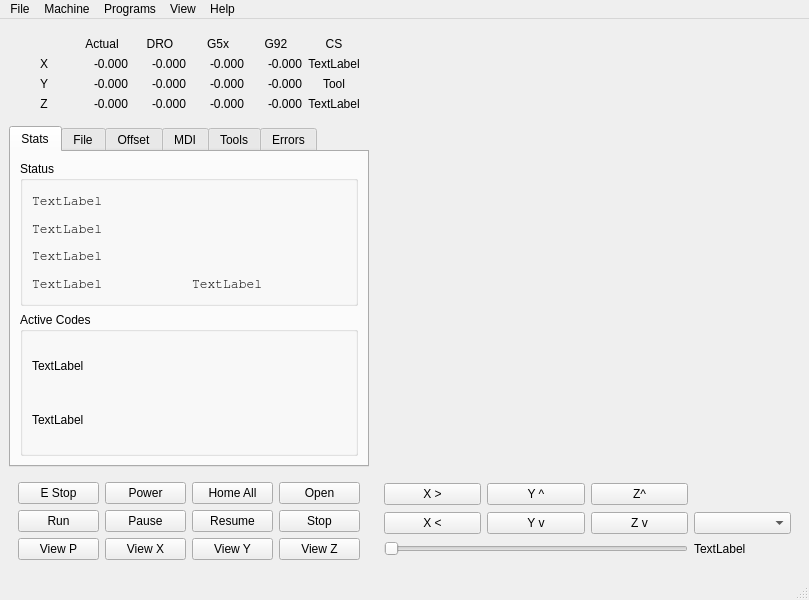
<?xml version="1.0" encoding="UTF-8"?>
<ui version="4.0">
 <class>MainWindow</class>
 <widget class="QMainWindow" name="MainWindow">
  <property name="geometry">
   <rect>
    <x>0</x>
    <y>0</y>
    <width>800</width>
    <height>600</height>
   </rect>
  </property>
  <property name="sizePolicy">
   <sizepolicy hsizetype="Fixed" vsizetype="Fixed">
    <horstretch>0</horstretch>
    <verstretch>0</verstretch>
   </sizepolicy>
  </property>
  <property name="maximumSize">
   <size>
    <width>800</width>
    <height>600</height>
   </size>
  </property>
  <property name="windowTitle">
   <string>MainWindow</string>
  </property>
  <widget class="QWidget" name="centralwidget">
   <layout class="QGridLayout" name="gridLayout_3">
    <item row="0" column="1" rowspan="2">
     <widget class="QWidget" name="plot_widget" native="true">
      <property name="sizePolicy">
       <sizepolicy hsizetype="Fixed" vsizetype="Fixed">
        <horstretch>0</horstretch>
        <verstretch>0</verstretch>
       </sizepolicy>
      </property>
      <property name="minimumSize">
       <size>
        <width>425</width>
        <height>425</height>
       </size>
      </property>
      <property name="maximumSize">
       <size>
        <width>425</width>
        <height>425</height>
       </size>
      </property>
     </widget>
    </item>
    <item row="1" column="0">
     <widget class="QTabWidget" name="tabWidget">
      <property name="maximumSize">
       <size>
        <width>450</width>
        <height>450</height>
       </size>
      </property>
      <property name="currentIndex">
       <number>0</number>
      </property>
      <property name="tabBarAutoHide">
       <bool>true</bool>
      </property>
      <widget class="QWidget" name="tab_6">
       <attribute name="title">
        <string>Stats</string>
       </attribute>
       <layout class="QVBoxLayout" name="verticalLayout">
        <item>
         <widget class="QGroupBox" name="groupBox_5">
          <property name="title">
           <string>Status</string>
          </property>
          <layout class="QGridLayout" name="gridLayout_13">
           <item row="3" column="0">
            <widget class="QLabel" name="task_mode_lb">
             <property name="font">
              <font>
               <family>FreeMono</family>
               <pointsize>10</pointsize>
              </font>
             </property>
             <property name="text">
              <string>TextLabel</string>
             </property>
             <property name="alignment">
              <set>Qt::AlignLeading|Qt::AlignLeft|Qt::AlignVCenter</set>
             </property>
            </widget>
           </item>
           <item row="3" column="1">
            <widget class="QLabel" name="task_state_lb">
             <property name="font">
              <font>
               <family>FreeMono</family>
               <pointsize>10</pointsize>
              </font>
             </property>
             <property name="text">
              <string>TextLabel</string>
             </property>
             <property name="alignment">
              <set>Qt::AlignLeading|Qt::AlignLeft|Qt::AlignVCenter</set>
             </property>
            </widget>
           </item>
           <item row="1" column="0" colspan="2">
            <widget class="QLabel" name="interp_state_lb">
             <property name="font">
              <font>
               <family>FreeMono</family>
               <pointsize>10</pointsize>
              </font>
             </property>
             <property name="text">
              <string>TextLabel</string>
             </property>
             <property name="alignment">
              <set>Qt::AlignLeading|Qt::AlignLeft|Qt::AlignVCenter</set>
             </property>
            </widget>
           </item>
           <item row="0" column="0" colspan="2">
            <widget class="QLabel" name="exec_state_lb">
             <property name="font">
              <font>
               <family>FreeMono</family>
               <pointsize>10</pointsize>
              </font>
             </property>
             <property name="text">
              <string>TextLabel</string>
             </property>
             <property name="alignment">
              <set>Qt::AlignLeading|Qt::AlignLeft|Qt::AlignVCenter</set>
             </property>
            </widget>
           </item>
           <item row="2" column="0" colspan="2">
            <widget class="QLabel" name="motion_mode_lb">
             <property name="font">
              <font>
               <family>FreeMono</family>
               <pointsize>10</pointsize>
              </font>
             </property>
             <property name="text">
              <string>TextLabel</string>
             </property>
             <property name="alignment">
              <set>Qt::AlignLeading|Qt::AlignLeft|Qt::AlignVCenter</set>
             </property>
            </widget>
           </item>
          </layout>
         </widget>
        </item>
        <item>
         <widget class="QGroupBox" name="groupBox_4">
          <property name="title">
           <string>Active Codes</string>
          </property>
          <layout class="QGridLayout" name="gridLayout_11">
           <item row="0" column="0">
            <widget class="QLabel" name="gcodes_lb">
             <property name="text">
              <string>TextLabel</string>
             </property>
             <property name="wordWrap">
              <bool>true</bool>
             </property>
            </widget>
           </item>
           <item row="1" column="0">
            <widget class="QLabel" name="mcodes_lb">
             <property name="text">
              <string>TextLabel</string>
             </property>
             <property name="wordWrap">
              <bool>true</bool>
             </property>
            </widget>
           </item>
          </layout>
         </widget>
        </item>
       </layout>
      </widget>
      <widget class="QWidget" name="tab">
       <attribute name="title">
        <string>File</string>
       </attribute>
       <layout class="QVBoxLayout" name="verticalLayout_2">
        <item>
         <widget class="QLabel" name="file_lb">
          <property name="text">
           <string>TextLabel</string>
          </property>
         </widget>
        </item>
        <item>
         <widget class="QPlainTextEdit" name="gcode_pte"/>
        </item>
       </layout>
      </widget>
      <widget class="QWidget" name="tab_2">
       <attribute name="title">
        <string>Offset</string>
       </attribute>
       <layout class="QGridLayout" name="gridLayout_6">
        <item row="0" column="0">
         <widget class="QGroupBox" name="groupBox_2">
          <property name="title">
           <string>Coordinate Systems</string>
          </property>
          <layout class="QGridLayout" name="gridLayout_7">
           <item row="0" column="0">
            <widget class="QPushButton" name="change_cs_1">
             <property name="text">
              <string>G54</string>
             </property>
            </widget>
           </item>
           <item row="2" column="0">
            <widget class="QPushButton" name="change_cs_3">
             <property name="text">
              <string>G56</string>
             </property>
            </widget>
           </item>
           <item row="4" column="0">
            <widget class="QPushButton" name="change_cs_5">
             <property name="text">
              <string>G58</string>
             </property>
            </widget>
           </item>
           <item row="1" column="0">
            <widget class="QPushButton" name="change_cs_2">
             <property name="text">
              <string>G55</string>
             </property>
            </widget>
           </item>
           <item row="3" column="0">
            <widget class="QPushButton" name="change_cs_4">
             <property name="text">
              <string>G57</string>
             </property>
            </widget>
           </item>
           <item row="0" column="1">
            <widget class="QPushButton" name="change_cs_6">
             <property name="text">
              <string>G59</string>
             </property>
            </widget>
           </item>
           <item row="1" column="1">
            <widget class="QPushButton" name="change_cs_7">
             <property name="text">
              <string>G59.1</string>
             </property>
            </widget>
           </item>
           <item row="2" column="1">
            <widget class="QPushButton" name="change_cs_8">
             <property name="text">
              <string>G59.2</string>
             </property>
            </widget>
           </item>
           <item row="3" column="1">
            <widget class="QPushButton" name="change_cs_9">
             <property name="text">
              <string>G59.3</string>
             </property>
            </widget>
           </item>
          </layout>
         </widget>
        </item>
        <item row="0" column="1">
         <widget class="QGroupBox" name="groupBox">
          <property name="title">
           <string>Touch Off</string>
          </property>
          <layout class="QGridLayout" name="gridLayout_5">
           <item row="0" column="0">
            <widget class="QPushButton" name="touchoff_pb_x">
             <property name="text">
              <string>X</string>
             </property>
            </widget>
           </item>
           <item row="1" column="0">
            <widget class="QPushButton" name="touchoff_pb_y">
             <property name="text">
              <string>Y</string>
             </property>
            </widget>
           </item>
           <item row="2" column="0">
            <widget class="QPushButton" name="touchoff_pb_z">
             <property name="text">
              <string>Z</string>
             </property>
            </widget>
           </item>
           <item row="3" column="0">
            <widget class="QLineEdit" name="touchoff_le"/>
           </item>
          </layout>
         </widget>
        </item>
       </layout>
      </widget>
      <widget class="QWidget" name="tab_4">
       <attribute name="title">
        <string>MDI</string>
       </attribute>
       <layout class="QGridLayout" name="gridLayout_9">
        <item row="1" column="1" colspan="4">
         <widget class="QLineEdit" name="mdi_command_le"/>
        </item>
        <item row="2" column="1">
         <widget class="QPushButton" name="run_mdi_pb">
          <property name="text">
           <string>Run MDI</string>
          </property>
         </widget>
        </item>
        <item row="2" column="2">
         <widget class="QPushButton" name="copy_mdi_history_pb">
          <property name="text">
           <string>Copy</string>
          </property>
         </widget>
        </item>
        <item row="0" column="1" colspan="4">
         <widget class="QListWidget" name="mdi_history_lw"/>
        </item>
        <item row="2" column="4">
         <widget class="QPushButton" name="clear_mdi_history_pb">
          <property name="text">
           <string>Clear</string>
          </property>
         </widget>
        </item>
        <item row="2" column="3">
         <widget class="QPushButton" name="save_mdi_history_pb">
          <property name="text">
           <string>Save</string>
          </property>
         </widget>
        </item>
       </layout>
      </widget>
      <widget class="QWidget" name="tab_5">
       <attribute name="title">
        <string>Tools</string>
       </attribute>
       <layout class="QGridLayout" name="gridLayout_12">
        <item row="0" column="0">
         <widget class="QGroupBox" name="groupBox_3">
          <property name="title">
           <string>Tools</string>
          </property>
          <layout class="QGridLayout" name="gridLayout_10">
           <item row="0" column="0">
            <widget class="QComboBox" name="tool_change_cb"/>
           </item>
           <item row="0" column="1">
            <widget class="QPushButton" name="tool_change_pb">
             <property name="text">
              <string>Change Tool</string>
             </property>
            </widget>
           </item>
          </layout>
         </widget>
        </item>
       </layout>
      </widget>
      <widget class="QWidget" name="tab_3">
       <attribute name="title">
        <string>Errors</string>
       </attribute>
       <layout class="QGridLayout" name="gridLayout_8">
        <item row="1" column="0">
         <widget class="QPushButton" name="clear_errors_pb">
          <property name="text">
           <string>Clear Errors</string>
          </property>
         </widget>
        </item>
        <item row="1" column="1">
         <widget class="QPushButton" name="copy_errors_pb">
          <property name="text">
           <string>Copy to Clipboard</string>
          </property>
         </widget>
        </item>
        <item row="0" column="0" colspan="2">
         <widget class="QPlainTextEdit" name="errors_pte"/>
        </item>
       </layout>
      </widget>
     </widget>
    </item>
    <item row="2" column="0">
     <widget class="QWidget" name="widget_3" native="true">
      <layout class="QGridLayout" name="gridLayout_4">
       <item row="2" column="2">
        <widget class="QPushButton" name="view_x_pb">
         <property name="text">
          <string>View X</string>
         </property>
        </widget>
       </item>
       <item row="0" column="3">
        <widget class="QPushButton" name="home_all_pb">
         <property name="text">
          <string>Home All</string>
         </property>
        </widget>
       </item>
       <item row="0" column="1">
        <widget class="QPushButton" name="estop_pb">
         <property name="text">
          <string>E Stop</string>
         </property>
        </widget>
       </item>
       <item row="0" column="4">
        <widget class="QPushButton" name="open_pb">
         <property name="text">
          <string>Open</string>
         </property>
        </widget>
       </item>
       <item row="2" column="1">
        <widget class="QPushButton" name="view_p_pb">
         <property name="text">
          <string>View P</string>
         </property>
        </widget>
       </item>
       <item row="2" column="3">
        <widget class="QPushButton" name="view_y_pb">
         <property name="text">
          <string>View Y</string>
         </property>
        </widget>
       </item>
       <item row="0" column="2">
        <widget class="QPushButton" name="power_pb">
         <property name="text">
          <string>Power</string>
         </property>
        </widget>
       </item>
       <item row="2" column="4">
        <widget class="QPushButton" name="view_z_pb">
         <property name="text">
          <string>View Z</string>
         </property>
        </widget>
       </item>
       <item row="1" column="1">
        <widget class="QPushButton" name="run_pb">
         <property name="text">
          <string>Run</string>
         </property>
        </widget>
       </item>
       <item row="1" column="2">
        <widget class="QPushButton" name="pause_pb">
         <property name="text">
          <string>Pause</string>
         </property>
        </widget>
       </item>
       <item row="1" column="3">
        <widget class="QPushButton" name="resume_pb">
         <property name="text">
          <string>Resume</string>
         </property>
        </widget>
       </item>
       <item row="1" column="4">
        <widget class="QPushButton" name="stop_pb">
         <property name="text">
          <string>Stop</string>
         </property>
        </widget>
       </item>
      </layout>
     </widget>
    </item>
    <item row="2" column="1">
     <widget class="QWidget" name="widget_2" native="true">
      <layout class="QGridLayout" name="gridLayout_2">
       <item row="0" column="0">
        <widget class="QPushButton" name="jog_plus_pb_0">
         <property name="text">
          <string>X &gt;</string>
         </property>
        </widget>
       </item>
       <item row="1" column="0">
        <widget class="QPushButton" name="jog_minus_pb_0">
         <property name="text">
          <string>X &lt;</string>
         </property>
        </widget>
       </item>
       <item row="0" column="1">
        <widget class="QPushButton" name="jog_plus_pb_1">
         <property name="text">
          <string>Y ^</string>
         </property>
        </widget>
       </item>
       <item row="1" column="1">
        <widget class="QPushButton" name="jog_minus_pb_1">
         <property name="text">
          <string>Y v</string>
         </property>
        </widget>
       </item>
       <item row="1" column="2">
        <widget class="QPushButton" name="jog_minus_pb_2">
         <property name="text">
          <string>Z v</string>
         </property>
        </widget>
       </item>
       <item row="0" column="2">
        <widget class="QPushButton" name="jog_plus_pb_2">
         <property name="text">
          <string>Z^</string>
         </property>
        </widget>
       </item>
       <item row="1" column="4">
        <widget class="QComboBox" name="jog_modes_cb"/>
       </item>
       <item row="2" column="4">
        <widget class="QLabel" name="jog_vel_lb">
         <property name="text">
          <string>TextLabel</string>
         </property>
        </widget>
       </item>
       <item row="2" column="0" colspan="3">
        <widget class="QSlider" name="jog_vel_sl">
         <property name="maximumSize">
          <size>
           <width>16777215</width>
           <height>16777215</height>
          </size>
         </property>
         <property name="orientation">
          <enum>Qt::Horizontal</enum>
         </property>
        </widget>
       </item>
      </layout>
     </widget>
    </item>
    <item row="0" column="0">
     <widget class="QFrame" name="frame">
      <layout class="QGridLayout" name="gridLayout">
       <item row="3" column="3">
        <widget class="QLabel" name="g5x_lb_x">
         <property name="minimumSize">
          <size>
           <width>0</width>
           <height>0</height>
          </size>
         </property>
         <property name="text">
          <string>-0.000</string>
         </property>
         <property name="alignment">
          <set>Qt::AlignRight|Qt::AlignTrailing|Qt::AlignVCenter</set>
         </property>
         <property name="precision" stdset="0">
          <string>3</string>
         </property>
        </widget>
       </item>
       <item row="0" column="5">
        <widget class="QLabel" name="label_5">
         <property name="text">
          <string>CS</string>
         </property>
         <property name="alignment">
          <set>Qt::AlignCenter</set>
         </property>
        </widget>
       </item>
       <item row="6" column="4">
        <widget class="QLabel" name="g92_lb_z">
         <property name="text">
          <string>-0.000</string>
         </property>
         <property name="alignment">
          <set>Qt::AlignRight|Qt::AlignTrailing|Qt::AlignVCenter</set>
         </property>
        </widget>
       </item>
       <item row="6" column="2">
        <widget class="QLabel" name="dro_lb_z">
         <property name="minimumSize">
          <size>
           <width>0</width>
           <height>0</height>
          </size>
         </property>
         <property name="text">
          <string>-0.000</string>
         </property>
         <property name="alignment">
          <set>Qt::AlignRight|Qt::AlignTrailing|Qt::AlignVCenter</set>
         </property>
         <property name="precision" stdset="0">
          <string>3</string>
         </property>
        </widget>
       </item>
       <item row="0" column="1">
        <widget class="QLabel" name="label_7">
         <property name="minimumSize">
          <size>
           <width>0</width>
           <height>0</height>
          </size>
         </property>
         <property name="text">
          <string>Actual</string>
         </property>
         <property name="alignment">
          <set>Qt::AlignCenter</set>
         </property>
        </widget>
       </item>
       <item row="0" column="4">
        <widget class="QLabel" name="label_10">
         <property name="text">
          <string>G92</string>
         </property>
         <property name="alignment">
          <set>Qt::AlignCenter</set>
         </property>
        </widget>
       </item>
       <item row="4" column="1">
        <widget class="QLabel" name="actual_lb_y">
         <property name="minimumSize">
          <size>
           <width>0</width>
           <height>0</height>
          </size>
         </property>
         <property name="text">
          <string>-0.000</string>
         </property>
         <property name="alignment">
          <set>Qt::AlignRight|Qt::AlignTrailing|Qt::AlignVCenter</set>
         </property>
         <property name="precision" stdset="0">
          <string>3</string>
         </property>
        </widget>
       </item>
       <item row="3" column="1">
        <widget class="QLabel" name="actual_lb_x">
         <property name="minimumSize">
          <size>
           <width>0</width>
           <height>0</height>
          </size>
         </property>
         <property name="text">
          <string>-0.000</string>
         </property>
         <property name="alignment">
          <set>Qt::AlignRight|Qt::AlignTrailing|Qt::AlignVCenter</set>
         </property>
         <property name="precision" stdset="0">
          <string>3</string>
         </property>
        </widget>
       </item>
       <item row="3" column="2">
        <widget class="QLabel" name="dro_lb_x">
         <property name="minimumSize">
          <size>
           <width>0</width>
           <height>0</height>
          </size>
         </property>
         <property name="text">
          <string>-0.000</string>
         </property>
         <property name="alignment">
          <set>Qt::AlignRight|Qt::AlignTrailing|Qt::AlignVCenter</set>
         </property>
         <property name="precision" stdset="0">
          <string>3</string>
         </property>
        </widget>
       </item>
       <item row="3" column="5">
        <widget class="QLabel" name="g5x_index_lb">
         <property name="text">
          <string>TextLabel</string>
         </property>
         <property name="alignment">
          <set>Qt::AlignCenter</set>
         </property>
        </widget>
       </item>
       <item row="4" column="0">
        <widget class="QLabel" name="label_2">
         <property name="minimumSize">
          <size>
           <width>15</width>
           <height>0</height>
          </size>
         </property>
         <property name="text">
          <string>Y</string>
         </property>
         <property name="alignment">
          <set>Qt::AlignCenter</set>
         </property>
        </widget>
       </item>
       <item row="0" column="3">
        <widget class="QLabel" name="label_4">
         <property name="minimumSize">
          <size>
           <width>0</width>
           <height>0</height>
          </size>
         </property>
         <property name="text">
          <string>G5x</string>
         </property>
         <property name="alignment">
          <set>Qt::AlignCenter</set>
         </property>
        </widget>
       </item>
       <item row="6" column="1">
        <widget class="QLabel" name="actual_lb_z">
         <property name="minimumSize">
          <size>
           <width>0</width>
           <height>0</height>
          </size>
         </property>
         <property name="text">
          <string>-0.000</string>
         </property>
         <property name="alignment">
          <set>Qt::AlignRight|Qt::AlignTrailing|Qt::AlignVCenter</set>
         </property>
         <property name="precision" stdset="0">
          <string>3</string>
         </property>
        </widget>
       </item>
       <item row="6" column="3">
        <widget class="QLabel" name="g5x_lb_z">
         <property name="minimumSize">
          <size>
           <width>0</width>
           <height>0</height>
          </size>
         </property>
         <property name="text">
          <string>-0.000</string>
         </property>
         <property name="alignment">
          <set>Qt::AlignRight|Qt::AlignTrailing|Qt::AlignVCenter</set>
         </property>
         <property name="precision" stdset="0">
          <string>3</string>
         </property>
        </widget>
       </item>
       <item row="4" column="3">
        <widget class="QLabel" name="g5x_lb_y">
         <property name="minimumSize">
          <size>
           <width>0</width>
           <height>0</height>
          </size>
         </property>
         <property name="text">
          <string>-0.000</string>
         </property>
         <property name="alignment">
          <set>Qt::AlignRight|Qt::AlignTrailing|Qt::AlignVCenter</set>
         </property>
         <property name="precision" stdset="0">
          <string>3</string>
         </property>
        </widget>
       </item>
       <item row="6" column="0">
        <widget class="QLabel" name="label_3">
         <property name="minimumSize">
          <size>
           <width>15</width>
           <height>0</height>
          </size>
         </property>
         <property name="text">
          <string>Z</string>
         </property>
         <property name="alignment">
          <set>Qt::AlignCenter</set>
         </property>
        </widget>
       </item>
       <item row="0" column="2">
        <widget class="QLabel" name="label_8">
         <property name="minimumSize">
          <size>
           <width>0</width>
           <height>0</height>
          </size>
         </property>
         <property name="text">
          <string>DRO</string>
         </property>
         <property name="alignment">
          <set>Qt::AlignCenter</set>
         </property>
        </widget>
       </item>
       <item row="4" column="2">
        <widget class="QLabel" name="dro_lb_y">
         <property name="minimumSize">
          <size>
           <width>0</width>
           <height>0</height>
          </size>
         </property>
         <property name="text">
          <string>-0.000</string>
         </property>
         <property name="alignment">
          <set>Qt::AlignRight|Qt::AlignTrailing|Qt::AlignVCenter</set>
         </property>
         <property name="precision" stdset="0">
          <string>3</string>
         </property>
        </widget>
       </item>
       <item row="3" column="0">
        <widget class="QLabel" name="label">
         <property name="minimumSize">
          <size>
           <width>15</width>
           <height>0</height>
          </size>
         </property>
         <property name="text">
          <string>X</string>
         </property>
         <property name="alignment">
          <set>Qt::AlignCenter</set>
         </property>
        </widget>
       </item>
       <item row="3" column="4">
        <widget class="QLabel" name="g92_lb_x">
         <property name="text">
          <string>-0.000</string>
         </property>
         <property name="alignment">
          <set>Qt::AlignRight|Qt::AlignTrailing|Qt::AlignVCenter</set>
         </property>
        </widget>
       </item>
       <item row="4" column="4">
        <widget class="QLabel" name="g92_lb_y">
         <property name="text">
          <string>-0.000</string>
         </property>
         <property name="alignment">
          <set>Qt::AlignRight|Qt::AlignTrailing|Qt::AlignVCenter</set>
         </property>
        </widget>
       </item>
       <item row="4" column="5">
        <widget class="QLabel" name="label_6">
         <property name="text">
          <string>Tool</string>
         </property>
         <property name="alignment">
          <set>Qt::AlignCenter</set>
         </property>
        </widget>
       </item>
       <item row="6" column="5">
        <widget class="QLabel" name="tool_in_spindle_lb">
         <property name="text">
          <string>TextLabel</string>
         </property>
         <property name="alignment">
          <set>Qt::AlignCenter</set>
         </property>
        </widget>
       </item>
      </layout>
     </widget>
    </item>
   </layout>
  </widget>
  <widget class="QMenuBar" name="menubar">
   <property name="geometry">
    <rect>
     <x>0</x>
     <y>0</y>
     <width>800</width>
     <height>24</height>
    </rect>
   </property>
   <widget class="QMenu" name="menuFile">
    <property name="title">
     <string>File</string>
    </property>
    <addaction name="actionOpen"/>
    <addaction name="actionEdit"/>
    <addaction name="actionReload"/>
    <addaction name="actionSave_As"/>
    <addaction name="actionEdit_Tool_Table"/>
    <addaction name="actionReload_Tool_Table"/>
    <addaction name="separator"/>
    <addaction name="actionQuit"/>
   </widget>
   <widget class="QMenu" name="menuMachine">
    <property name="title">
     <string>Machine</string>
    </property>
    <addaction name="actionE_Stop"/>
    <addaction name="actionPower"/>
    <addaction name="actionRun"/>
    <addaction name="actionRun_From_Line"/>
    <addaction name="actionStep"/>
    <addaction name="actionPause"/>
    <addaction name="actionResume"/>
    <addaction name="actionStop"/>
    <addaction name="separator"/>
    <addaction name="actionHoming"/>
    <addaction name="actionUnhoming"/>
    <addaction name="actionClear_Offsets"/>
   </widget>
   <widget class="QMenu" name="menuPrograms">
    <property name="title">
     <string>Programs</string>
    </property>
    <addaction name="actionShow_HAL"/>
    <addaction name="actionHAL_Meter"/>
    <addaction name="actionHAL_Scope"/>
   </widget>
   <widget class="QMenu" name="menuView">
    <property name="title">
     <string>View</string>
    </property>
    <addaction name="actionDRO"/>
    <addaction name="actionLimits"/>
    <addaction name="actionLive_Plot"/>
    <addaction name="actionVelocity"/>
    <addaction name="actionProgram"/>
    <addaction name="actionRapids"/>
    <addaction name="actionTool"/>
    <addaction name="actionDTG"/>
    <addaction name="actionOffsets"/>
    <addaction name="actionClear_Live_Plot"/>
   </widget>
   <widget class="QMenu" name="menuHelp">
    <property name="title">
     <string>Help</string>
    </property>
    <addaction name="actionAbout"/>
    <addaction name="actionQuick_Reference"/>
   </widget>
   <addaction name="menuFile"/>
   <addaction name="menuMachine"/>
   <addaction name="menuPrograms"/>
   <addaction name="menuView"/>
   <addaction name="menuHelp"/>
  </widget>
  <widget class="QStatusBar" name="statusbar"/>
  <action name="actionOpen">
   <property name="text">
    <string>Open</string>
   </property>
  </action>
  <action name="actionEdit">
   <property name="text">
    <string>Edit</string>
   </property>
  </action>
  <action name="actionReload">
   <property name="text">
    <string>Reload</string>
   </property>
  </action>
  <action name="actionSave_As">
   <property name="text">
    <string>Save As</string>
   </property>
  </action>
  <action name="actionEdit_Tool_Table">
   <property name="text">
    <string>Edit Tool Table</string>
   </property>
  </action>
  <action name="actionReload_Tool_Table">
   <property name="text">
    <string>Reload Tool Table</string>
   </property>
  </action>
  <action name="actionQuit">
   <property name="text">
    <string>Quit</string>
   </property>
  </action>
  <action name="actionE_Stop">
   <property name="text">
    <string>E Stop</string>
   </property>
  </action>
  <action name="actionPower">
   <property name="text">
    <string>Power</string>
   </property>
  </action>
  <action name="actionRun">
   <property name="text">
    <string>Run</string>
   </property>
  </action>
  <action name="actionRun_From_Line">
   <property name="text">
    <string>Run From Line</string>
   </property>
  </action>
  <action name="actionStep">
   <property name="text">
    <string>Step</string>
   </property>
  </action>
  <action name="actionPause">
   <property name="text">
    <string>Pause</string>
   </property>
  </action>
  <action name="actionResume">
   <property name="text">
    <string>Resume</string>
   </property>
  </action>
  <action name="actionStop">
   <property name="text">
    <string>Stop</string>
   </property>
  </action>
  <action name="actionHoming">
   <property name="text">
    <string>Homing</string>
   </property>
  </action>
  <action name="actionUnhoming">
   <property name="text">
    <string>Unhoming</string>
   </property>
  </action>
  <action name="actionClear_Offsets">
   <property name="text">
    <string>Clear Offsets</string>
   </property>
  </action>
  <action name="actionShow_HAL">
   <property name="text">
    <string>Show HAL</string>
   </property>
  </action>
  <action name="actionHAL_Meter">
   <property name="text">
    <string>HAL Meter</string>
   </property>
  </action>
  <action name="actionHAL_Scope">
   <property name="text">
    <string>HAL Scope</string>
   </property>
  </action>
  <action name="actionDRO">
   <property name="text">
    <string>DRO</string>
   </property>
  </action>
  <action name="actionLimits">
   <property name="text">
    <string>Limits</string>
   </property>
  </action>
  <action name="actionLive_Plot">
   <property name="text">
    <string>Live Plot</string>
   </property>
  </action>
  <action name="actionVelocity">
   <property name="text">
    <string>Velocity</string>
   </property>
  </action>
  <action name="actionProgram">
   <property name="text">
    <string>Program</string>
   </property>
  </action>
  <action name="actionRapids">
   <property name="text">
    <string>Rapids</string>
   </property>
  </action>
  <action name="actionTool">
   <property name="text">
    <string>Tool</string>
   </property>
  </action>
  <action name="actionDTG">
   <property name="text">
    <string>DTG</string>
   </property>
  </action>
  <action name="actionOffsets">
   <property name="text">
    <string>Offsets</string>
   </property>
  </action>
  <action name="actionClear_Live_Plot">
   <property name="text">
    <string>Clear Live Plot</string>
   </property>
  </action>
  <action name="actionAbout">
   <property name="text">
    <string>About</string>
   </property>
  </action>
  <action name="actionQuick_Reference">
   <property name="text">
    <string>Quick Reference</string>
   </property>
  </action>
 </widget>
 <resources/>
 <connections/>
</ui>
